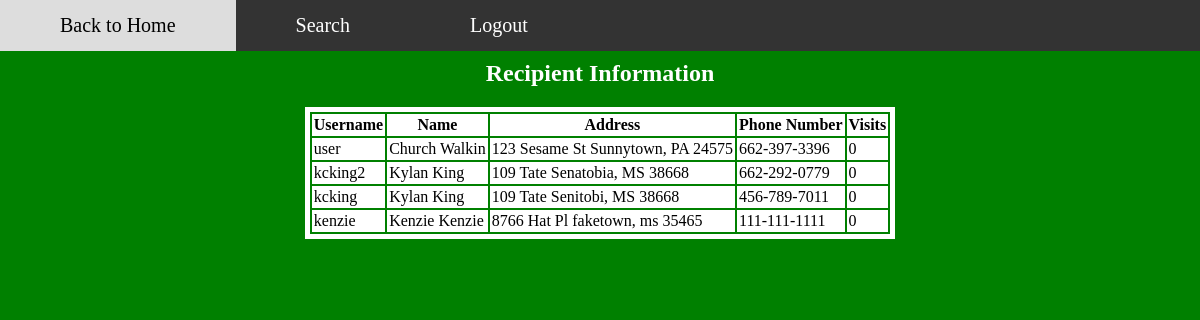
/viewrecipients.php, run on the app's committed database.
### tables this page shows
CREATE TABLE `externalusers` (
  `id` int(11) NOT NULL AUTO_INCREMENT,
  `username` varchar(50) DEFAULT NULL,
  `hashed_password` varchar(60) DEFAULT NULL,
  `firstname` varchar(20) DEFAULT NULL,
  `lastname` varchar(20) DEFAULT NULL,
  `phonenumber` varchar(10) DEFAULT NULL,
  `street` varchar(30) DEFAULT NULL,
  `city` varchar(30) DEFAULT NULL,
  `state` varchar(2) DEFAULT NULL,
  `zip` int(11) DEFAULT NULL,
  `visits` int(11) DEFAULT NULL,
  PRIMARY KEY (`id`)
);

### viewrecipients.php (the view, shortened to what this page needs)
<?php
$mysqli = Database::dbConnect();
$mysqli->setAttribute(PDO::ATTR_ERRMODE, PDO::ERRMODE_EXCEPTION);
$query = "select id,username,concat(firstname,' ',lastname) as `name`,concat(street,' ',city,', ',state,' ',zip) as `address`,concat(substring(phonenumber,1,3),'-',substring(phonenumber,4,3),'-',substring(phonenumber,7)) as `number`,visits  from externalusers";
$stmt = $mysqli->prepare($query);
$stmt->execute();
?>
<div class="navbar">
<a href='internalpage.php'>Back to Home</a>
<a href='searchrec.php'>Search</a>
<a href='logout2.php'>Logout</a>
</div>
<link rel ="stylesheet" href="home2.css">
<body>
        <center><h2 style="color:white;">Recipient Information</h2><center>
	<center>
<table bordercolor = "ffffff" border="5">
        <thead>
        <tr>
	<th>Username</th>
	<th>Name</th>
	<th>Address</th>
	<th>Phone Number</th>
	<th>Visits</th>
        </tr>
        </thead>
        <tbody>
        <?php while ($row = $stmt->fetch(PDO::FETCH_ASSOC)) : ?>
        <tr>
        <td><?= $row['username'] ?></td>
        <td><?= $row['name'] ?></td>
        <td><?= $row['address'] ?></td>
        <td><?= $row['number'] ?></td>
        <td><?= $row['visits'] ?></td>
        </tr>
        <?php endwhile; ?>
        </tbody>
        </table>
	</center>
</body>
</html>

### home2.css (style rules this page uses)
body { margin: 0; background-color:green; padding-top: 60px; }
.navbar { overflow: hidden; background-color: #333; position: fixed; top: 0; width: 100%; margin: auto; }
.navbar a { float: left; display: block; color: #ffff; text-align: center; padding: 14px 60px; text-decoration: none; font-size: 20px; }

### viewrecipients.php (style rules this page uses)
td,th { color:black; background-color:white; }

### data on the page
externalusers: username "user", name "Church Walkin", address "123 Sesame St Sunnytown, PA 24575", number "662-397-3396", visits "0"
externalusers: username "kcking2", name "Kylan King", address "109 Tate Senatobia, MS 38668", number "662-292-0779", visits "0"
externalusers: username "kcking", name "Kylan King", address "109 Tate Senitobi, MS 38668", number "456-789-7011", visits "0"
externalusers: username "kenzie", name "Kenzie Kenzie", address "8766 Hat Pl faketown, ms 35465", number "111-111-1111", visits "0"
